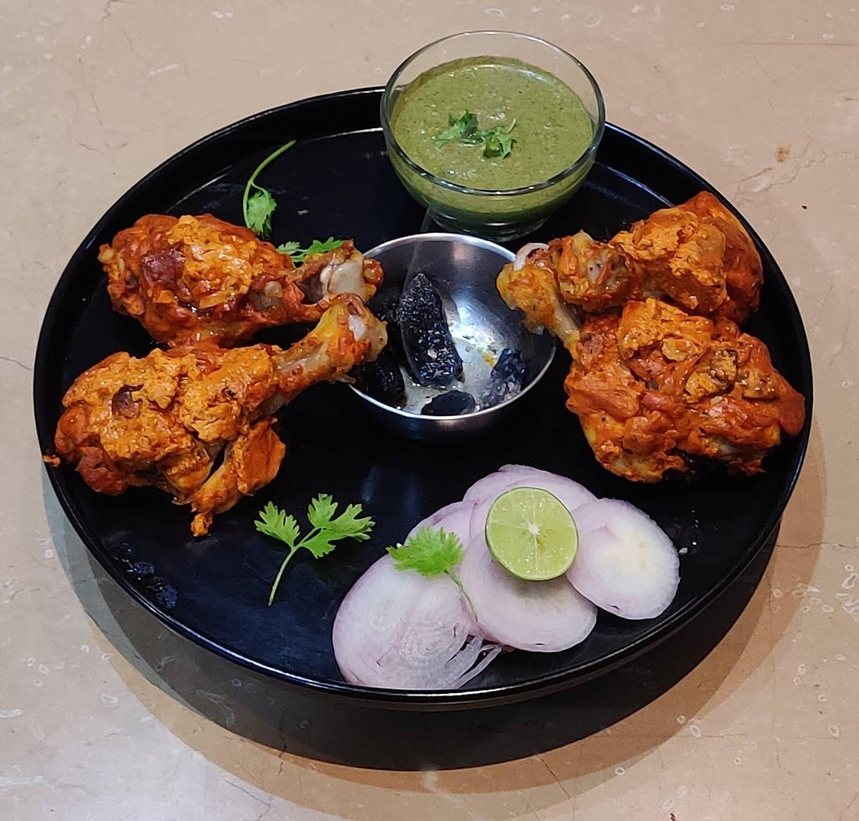
#> input picture white_box_cartoonizer/test.jpg, 859 x 821 px, shrunk from 1026 x 981 before the run
$ python -i video_cartoonizer.py   (imports and definitions only)
#> lines starting #> are read from the running program, lines starting #| are printed output that depends on the picture; after the words box and inside, x2 and y2 are one past the last pixel; in counts of white or black regions, pixels touching at a corner belong together
#> in run, frame is the input picture: shape (821, 859, 3); mean B, G, R 90.7, 104.2, 125.2
#| True 1
import cv2
import matplotlib.pyplot as plt
import numpy as np

def cartoonize(frame):
    gray = cv2.cvtColor(frame, cv2.COLOR_BGR2GRAY)
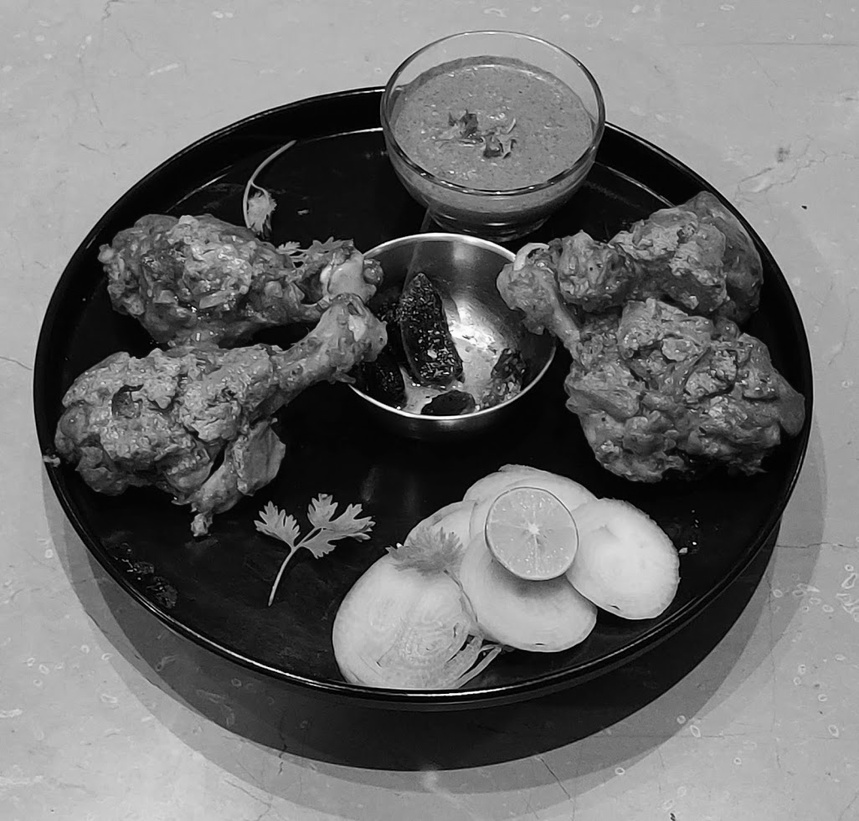
#> gray: shape (821, 859); min 0, max 255, mean 108.9
    filtered = cv2.bilateralFilter(gray, 9, 75, 75)
    edges = cv2.adaptiveThreshold(filtered, 255, cv2.ADAPTIVE_THRESH_MEAN_C, cv2.THRESH_BINARY, 9, 2)
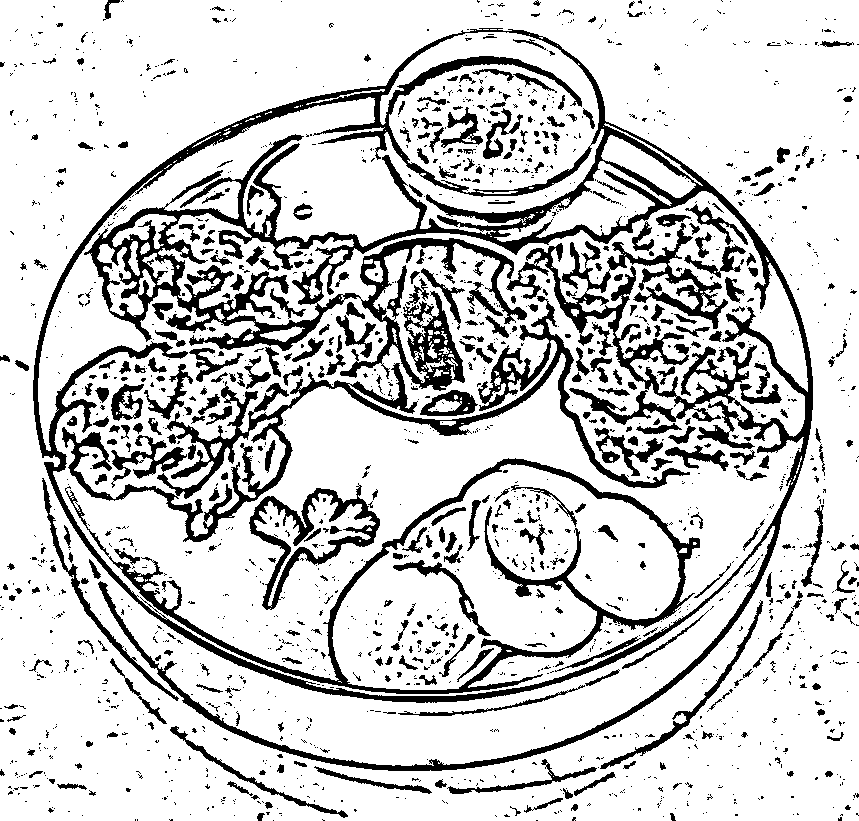
#> edges: shape (821, 859); 80.8% white; 1820 black regions (1395 under 20 px), largest, box (x1, y1, x2, y2) and area: (33, 28, 813, 771) 63137, (62, 296, 690, 542) 13091, (65, 458, 700, 694) 9787
    quantized = cv2.cvtColor(frame, cv2.COLOR_BGR2RGB)
    quantized = cv2.convertScaleAbs(quantized, alpha=(255.0/254.0))
    quantized = cv2.cvtColor(quantized, cv2.COLOR_RGB2LAB)
#> quantized: shape (821, 859, 3); mean of channels 0, 1, 2 114.6, 135.1, 138.8
    quantized = cv2.medianBlur(quantized, 5)
#> quantized: shape (821, 859, 3); mean of channels 0, 1, 2 114.2, 135.1, 138.8
    Z = quantized.reshape((-1,3))
    Z = np.float32(Z)
    criteria = (cv2.TERM_CRITERIA_EPS + cv2.TERM_CRITERIA_MAX_ITER, 10, 1.0)
    K = 8
    ret,label,center=cv2.kmeans(Z,K,None,criteria,10,cv2.KMEANS_RANDOM_CENTERS)
#> ret = 143775415.4; center = [[150.6, 121, 155.6], [181, 132.7, 137.7], [12.36, 130.1, 125.6], [58.32, 135.1, 132.1], [198.8, 131.6, 124.7], [125.8, 135.3, 142.9], [86.65, 162, 164.1], [138.1, 157.4, 177.2]]
    center = np.uint8(center)
#> center = [[150, 120, 155], [180, 132, 137], [12, 130, 125], [58, 135, 132], [198, 131, 124], [125, 135, 142], [86, 162, 164], [138, 157, 177]]
    res = center[label.flatten()]
    quantized = res.reshape((quantized.shape))
#> quantized: shape (821, 859, 3); mean of channels 0, 1, 2 113.5, 134.7, 138.3
    quantized = cv2.cvtColor(quantized, cv2.COLOR_LAB2RGB)
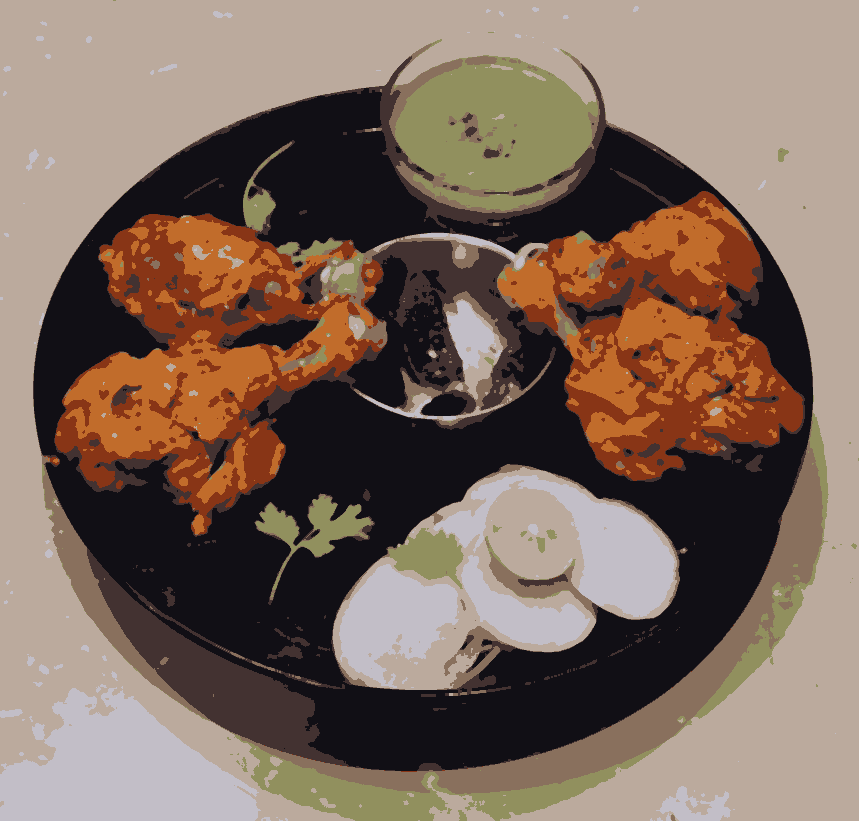
#> quantized: shape (821, 859, 3); mean R, G, B 124.9, 104.5, 91.9
    cartoon = cv2.bitwise_and(quantized, quantized, mask=edges)
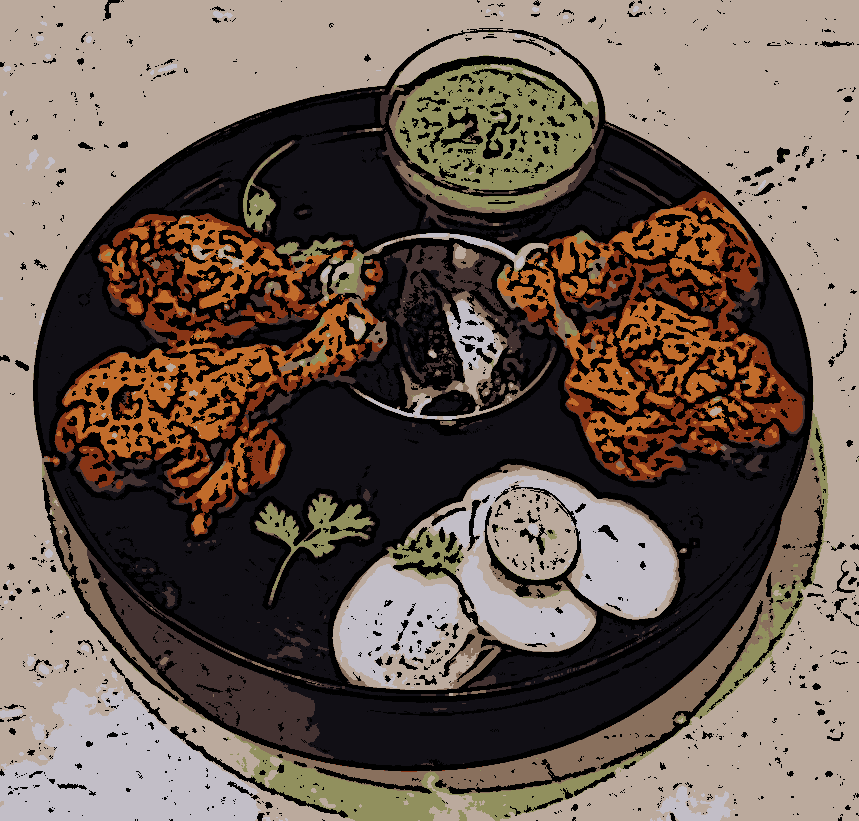
#> cartoon: shape (821, 859, 3); mean R, G, B 108.4, 93, 82.7
    return cartoon


def run(filename):
    cap = cv2.VideoCapture('templates/' + filename)
    fps = cap.get(cv2.CAP_PROP_FPS)
    width = int(cap.get(cv2.CAP_PROP_FRAME_WIDTH))
    height = int(cap.get(cv2.CAP_PROP_FRAME_HEIGHT))

    fourcc = cv2.VideoWriter_fourcc(*'mp4v')
    out = cv2.VideoWriter('static/' + filename, fourcc, fps, (width, height))
    print(cap.isOpened())

    frameC = 0

    while cap.isOpened():
        ret, frame = cap.read()
        frameC = frameC + 1
        print(ret, frameC)
        if ret:
            cartoon = cartoonize(frame)
            hsv = cv2.cvtColor(cartoon, cv2.COLOR_RGB2HSV)
#> hsv: shape (821, 859, 3); mean H, S, V 41.8, 57, 109.5
            hsv[:, :, 0] = (hsv[:, :, 0] + 20) % 180
#> hsv: shape (821, 859, 3); mean H, S, V 61.8, 57, 109.5
            cartoon = cv2.cvtColor(hsv, cv2.COLOR_HSV2RGB)
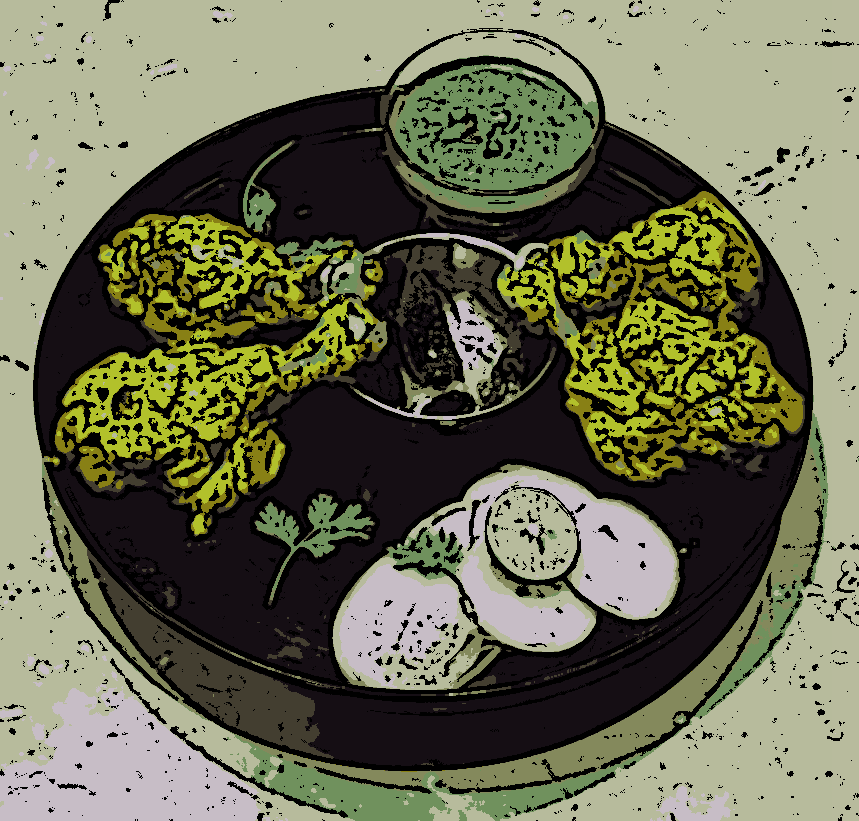
#> cartoon: shape (821, 859, 3); mean R, G, B 105.6, 106.9, 81.9
            out.write(cartoon)
            plt.imshow(cartoon)
            # plt.show()
            if cv2.waitKey(25) & 0xFF == ord('q'):
#> (key q is pressed here)
                break
        else:
            break

    cap.release()
    out.release()
    cv2.destroyAllWindows()
    print("completed")

>>> result = run('white_box_cartoonizer/test.jpg')
